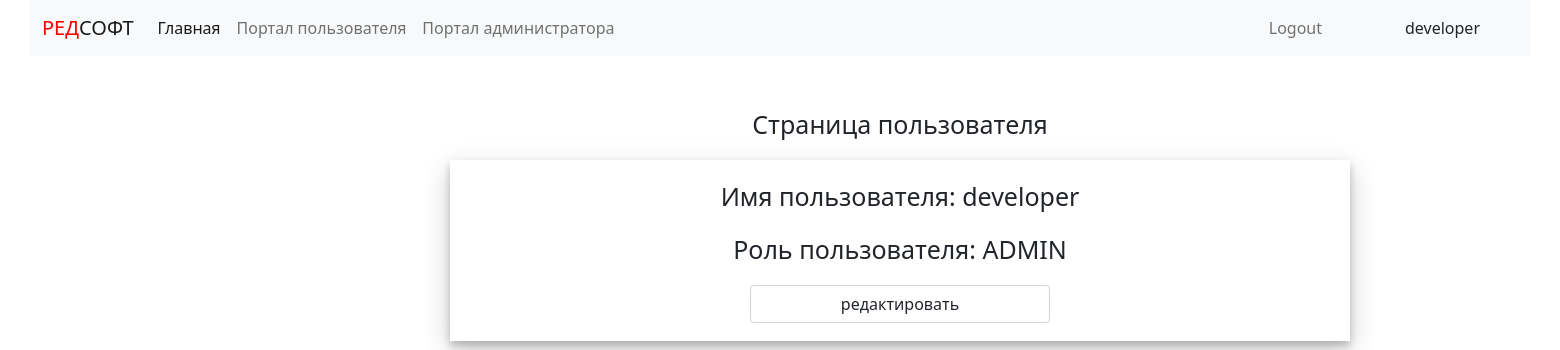
Before: /user/ (signed in) with the older database file.
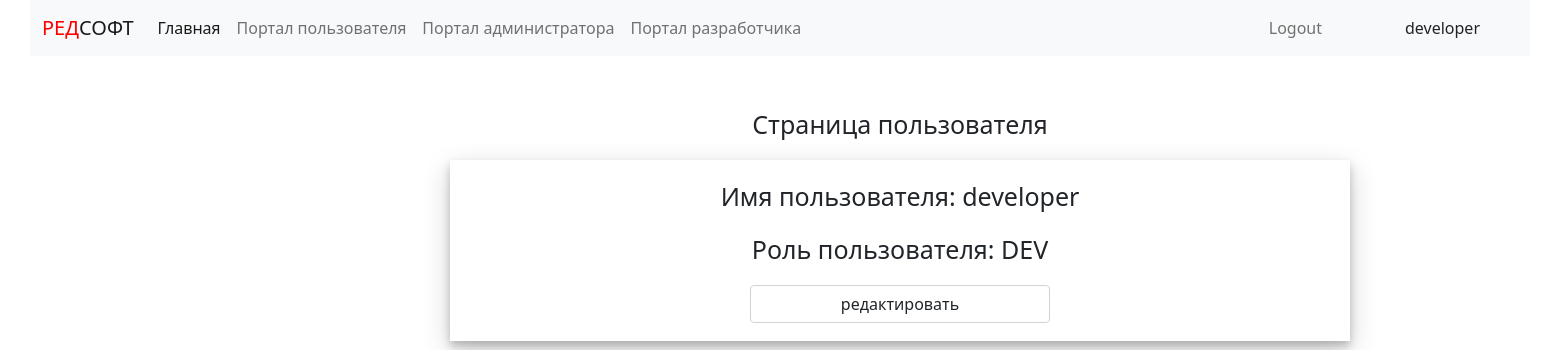
After: the same page with the newer database file.
### authapp/models.py (models this page shows, shortened)
class User(AbstractUser):
    ADMIN = 'ADMIN'
    USER = 'USER'
    DEVELOPER = "DEV"
    ROLE_CHOICES = (
        (ADMIN, 'Administrator'),
        (USER, 'User'),
        (DEVELOPER, 'Developer')
    )
    role = models.CharField(choices=ROLE_CHOICES, default=USER, blank=True, null=True, max_length=50)
    objects = UserManager()

### mainapp/views.py (the view)
# urls.py: path('user/', mainapp.user, name="user"),
def user(request):
    if not request.user.is_anonymous:
        if request.user.role == 'ADMIN' or request.user.role == 'USER' or request.user.is_superuser:
            print(request.user.role, 'user')
            username = request.user.username
            user = User.objects.filter(username=username).first
            content = {'user': user}
            return render(request, 'mainapp/user.html', content)
        else:
            return HttpResponseNotFound('<h1> Page not found</h1>')
    else:
        return HttpResponseNotFound('<h1> Page not found</h1>')

### mainapp/templates/mainapp/user.html
{% extends 'mainapp/base.html' %}
{% load static %}
{% block content %}
    <div class="content">
        <p>
            Страница пользователя
        </p>
        <div class="col-md-6 form-admin bottom-admin">
            <p> Имя пользователя: {{ user.username}}</p>
            <p> Роль пользователя:  {{ user.role}}</p>
            <a href="{% url 'auth:edit' %}" class="link">
            <button class="form-control">
                  редактировать
            </button>
            </a>
        </div>
    </div>
{% endblock %}

### mainapp/templates/mainapp/base.html (shortened to what this page needs)
<!DOCTYPE html>
{% load static %}
<html lang="en">
<head>
    {% block head %}
        <link rel="stylesheet" type="text/css" href="{% static 'css/bootstrap.min.css' %}">
        <link rel="stylesheet" type="text/css" href="{% static 'css/style.css' %}">
    {% endblock %}
</head>
<body>
        <div class="bloсk">
            <div class="header">
                <nav class="navbar navbar-expand-lg navbar-light bg-light right-log">
                  <div class="container-fluid">
                      <a class="navbar-brand" href="{% url 'index' %}"><h><span style="color: red">РЕД</span>СОФТ</h></a>
                    <div class="collapse navbar-collapse" id="navbarNav">
                      <ul class="navbar-nav">
                        <li class="nav-item">
                          <a class="nav-link active" aria-current="page" href="{% url 'index' %}">Главная</a>
                        </li>
                          {% if user.is_authenticated %}
                                {% if user.role == 'ADMIN' or user.role == 'USER' or user.is_superuser%}
                        <li class="nav-item">
                          <a class="nav-link" href="{% url 'main:user' %}">Портал пользователя</a>
                        </li>
                                {% endif %}
                                {% if user.role == 'ADMIN' or user.is_superuser%}
                          <li class="nav-item">
                          <a class="nav-link" href="{% url 'main:admin' %}">Портал администратора</a>
                        </li>
                                {% endif %}
                                {% if user.is_superuser%}
                          <li class="nav-item">
                          <a class="nav-link" href="{% url 'main:dev' %}">Портал разработчика</a>
                        </li>
                                {% endif %}
                          {% endif %}
                           {% if user.is_authenticated %}
                                <li class="nav-item logname">
                                        {{user.username}}
                                </li>
                                <li class="nav-item log">
                                  <a href="{% url 'auth:logout' %}" class="nav-link">Logout</a>
                                    </li>
                           {% endif %}
                      </ul>
                    </div>
                  </div>
                </nav>
            </div>
            {% block content %}
            {% endblock %}
        </div>
</body>
</html>

### static/css/style.css (style rules this page uses)
* { margin: 0; padding: 0; }
.header { width: 1500px; margin: 0 auto; }
p { text-align: center; font-size: 25px; }
.content { padding-top: 50px; margin: 0 auto; width: 1800px; }
.log { position: absolute; right: 200px; }
.logname { position: absolute; right: 50px; padding-top: 8px; }
.right-log { position: relative; }
.link { text-decoration: none; color: black; }
.form-control { list-style-type: none; margin-top: 10px; width: 300px; margin: 0 auto; }
.form-admin { padding: 1%; box-shadow: 0 5px 8px 0 rgba(0, 0, 0, 0.2), 0 9px 26px 0 rgba(0, 0, 0, 0.19); margin: 0 auto; }
.bottom-admin { margin-bottom: 50px; }

Changed rows visible on the page:
changed User "developer": is_superuser False → True (drawn); role "ADMIN" → "DEV"
Other visible differences:
text now shown: "Портал разработчика"
